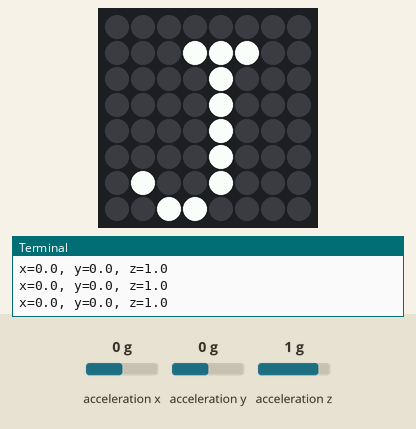
Simulated run of this program. Board: Raspberry Pi (BCM pin numbers) with a Sense HAT. Shown: the Sense HAT's 8×8 RGB LED matrix, the last lines printed to the terminal. The inputs (shaded band) are chosen by the test bench; at power-on: acceleration x 0 g, acceleration y 0 g, acceleration z 1 g.

Above: at 1.2 s.
1.3 s: acceleration x set to -1.4 g
At 2.0 s:
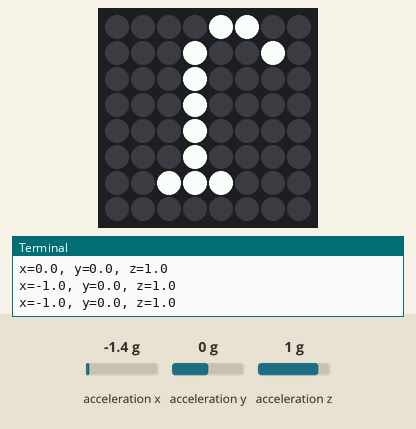
2.8 s: acceleration x set to 0 g
At 3.5 s:
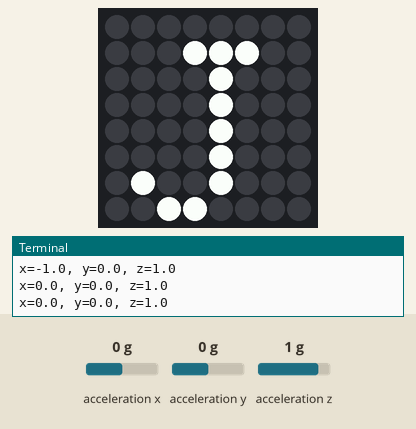
4.5 s: acceleration y set to -1.4 g
At 5.0 s:
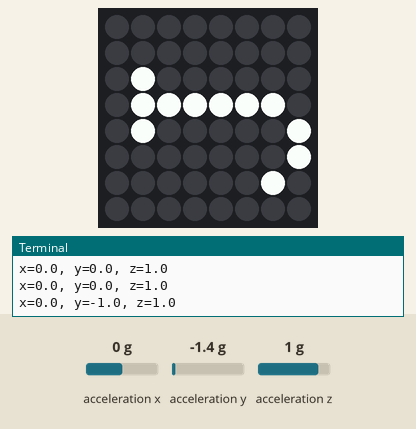
6.2 s: acceleration y set to 0.8 g
At 7.5 s:
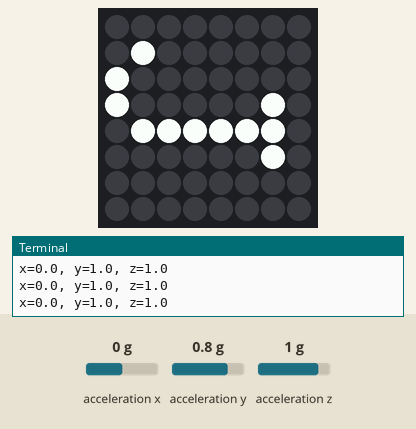
7.8 s: acceleration x set to -0.8 g
At 9.2 s:
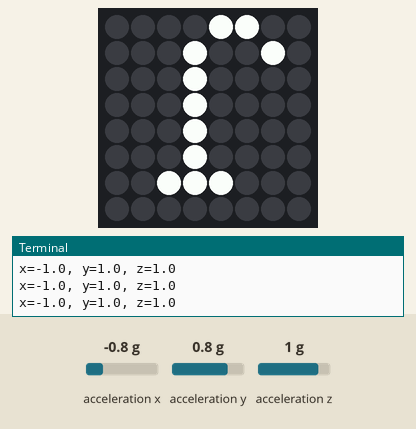
Timing chart, 0 to 10.5 s (numbered marks = the images above; inputs shaded):
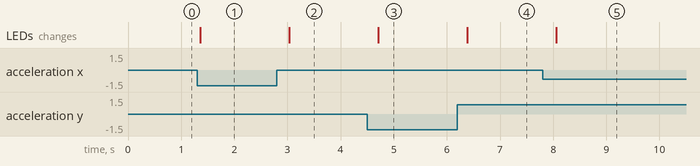

The program:

measure_acc.py
```python
from sense_hat import SenseHat
from time import sleep
sense = SenseHat()

# Display the letter J
sense.show_letter("J")

while True:
    acceleration = sense.get_accelerometer_raw()
    x = acceleration['x']
    y = acceleration['y']
    z = acceleration['z']

    x=round(x, 0)
    y=round(y, 0)
    z=round(z, 0)

    print("x={0}, y={1}, z={2}".format(x, y, z))

  # Update the rotation of the display depending on which way up the Sense HAT is
    if x  == -1:
      sense.set_rotation(180)
    elif y == 1:
      sense.set_rotation(90)
    elif y == -1:
      sense.set_rotation(270)
    else:
      sense.set_rotation(0)

    sleep(0.33)
```

Measured:
- after the input at 1.3 s, the LEDs: change after 0.06 s (image 1)
- after the input at 2.8 s, the LEDs: change after 0.24 s (image 2)
- after the input at 4.5 s, the LEDs: change after 0.21 s (image 3)
- after the input at 6.2 s, the LEDs: change after 0.18 s (image 4)
- after the input at 7.8 s, the LEDs: change after 0.26 s (image 5)
